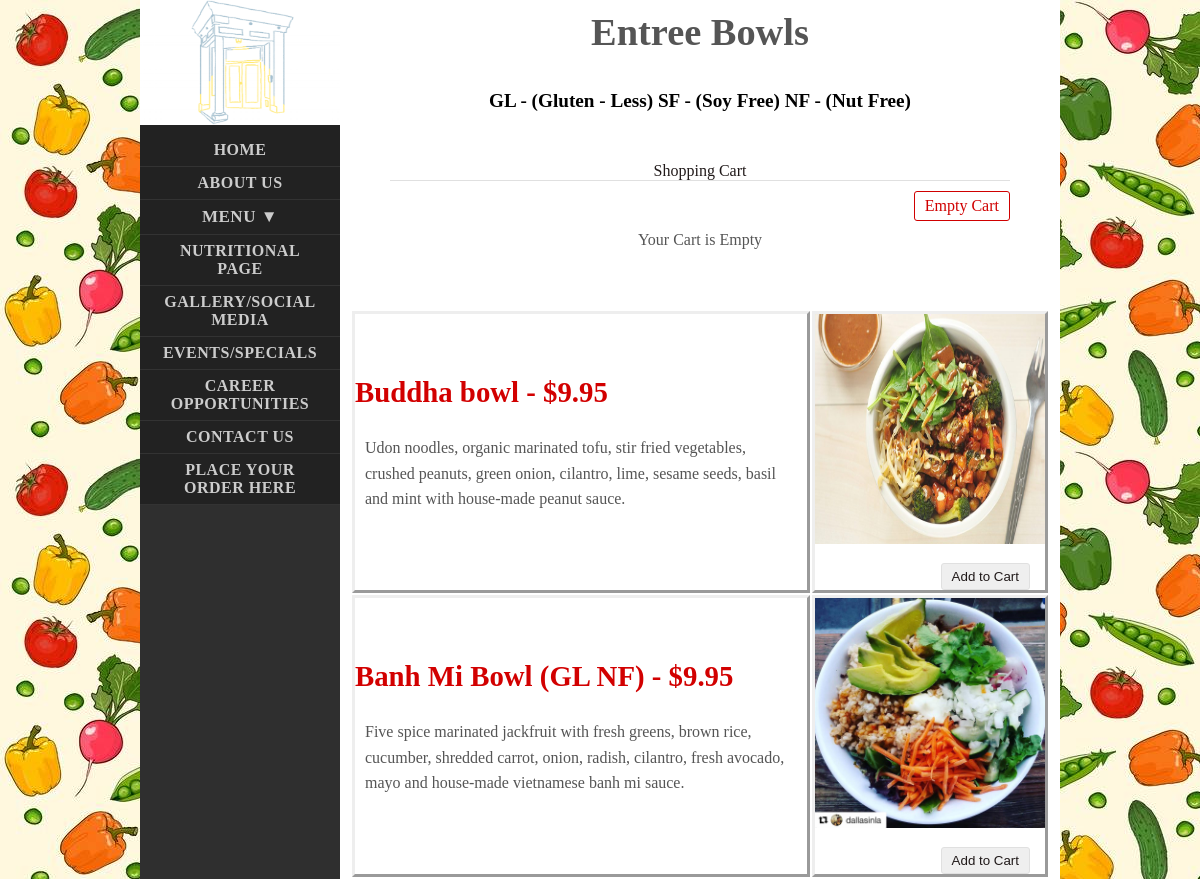
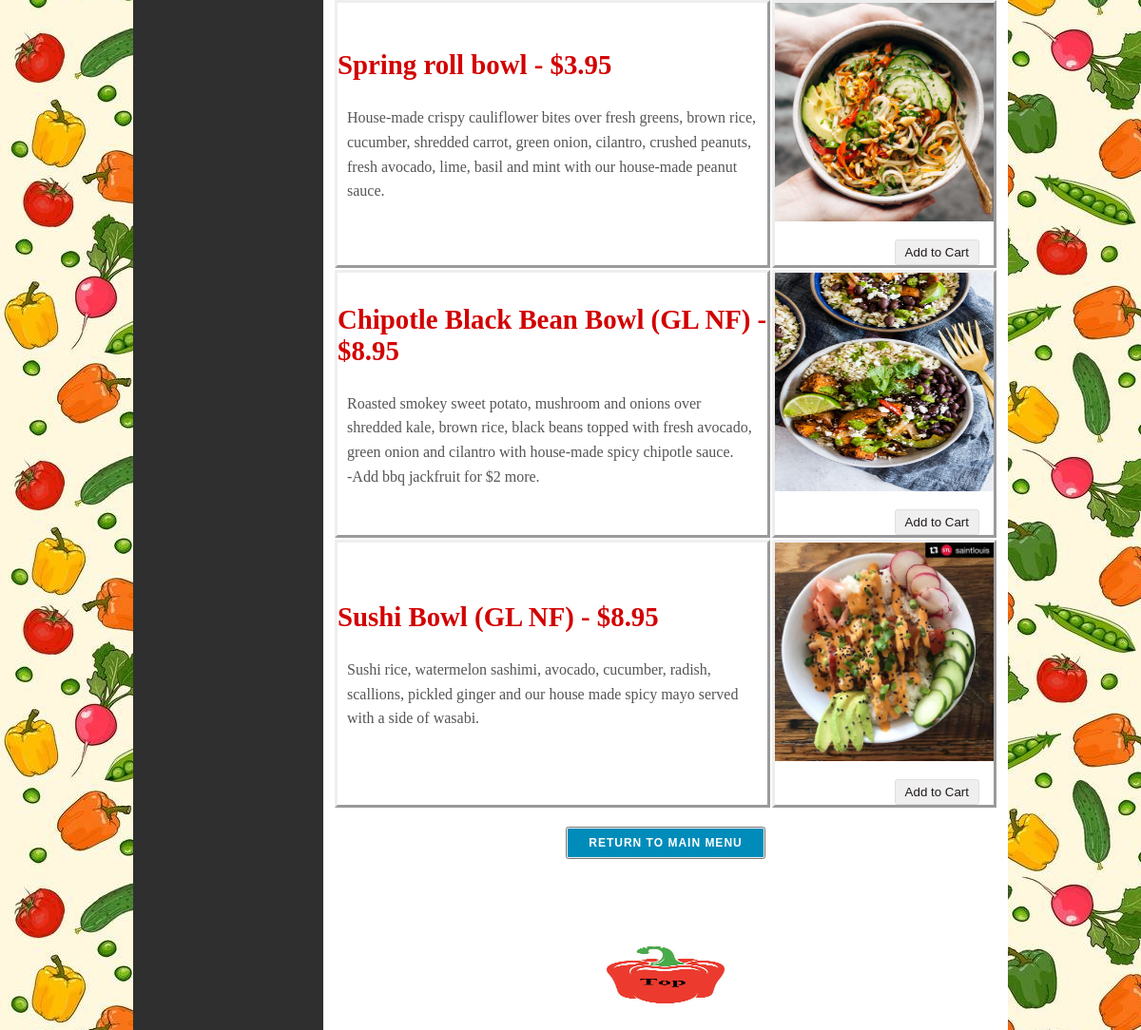
The app's page /entree_bowls.php with its own data (2 pictures, top to bottom).
### tables this page shows
CREATE TABLE `tblproduct` (
  `id` int(11) NOT NULL,
  `name` varchar(256) NOT NULL,
  `category` varchar(255) NOT NULL,
  `description` varchar(255) DEFAULT NULL,
  `image` text NOT NULL,
  `price` double(10,2) NOT NULL,
  `display_sequence` int(11) NOT NULL
);

### dbcontroller.php (called while the page is built, shortened)
<?php
class DBController {
	private $host = "localhost";
	private $user = "root";
	private $password = "";
	private $database = "magnificent_mushroom";
	private $conn;
	function __construct() {
		$this->conn = $this->connectDB();
	}
	function connectDB() {
		$conn = mysqli_connect($this->host,$this->user,$this->password,$this->database);
		return $conn;
	}
        function runQuery($query) {
		$result = mysqli_query($this->conn,$query);
		while($row=mysqli_fetch_assoc($result)) {
			$resultset[] = $row;
		}
		if(!empty($resultset))
			return $resultset;
	}
}
?>

### shoppingCart.php (called while the page is built, shortened)
<?php
require_once("dbcontroller.php");
$db_handle = new DBController();
?>

### entree_bowls.php (the view, shortened to what this page needs)
<?php include_once 'shoppingCart.php'; ?>
<!DOCTYPE html>
<html lang="en">
    <head>
        <link href="styles.css" rel="stylesheet" type="text/css">
    </head>
    <a name="toppage">
        <body>
            <main id="body" class="width">
                <aside id="sidebar" class="column-left">
                    <header>
                        <h1><a href="index.php"><img src="assets/Logo.jpg"   style="width:200px;height:125px;"></a></h1>
                    </header>
                    <nav id="mainnav">
                        <ul>
                            <li><a href="index.php">HOME</a></li>
                            <li><a href="about_us.html">About Us</a></li>
                            <li class="dropdown">
                                <button class="dropdown-btn">Menu &#9660;
                                </button>
                            </li>
                            <li><a href="NutritionalPage.html">Nutritional Page</a></li>
                            <li><a href="gallery_and_social_media.html">Gallery/Social Media</a></li>
                            <li><a href="Events.html">Events/Specials</a></li>
                            <li><a href="Careers.html">Career Opportunities</a></li>
                            <li><a href="contact_us.html">Contact Us</a></li>
                            <li><a href="shopping_cart.php">Place Your Order Here</a></li>
                        </ul>
                    </nav>
                </aside>
                <main id="content" class="column-right">
                    <h1 align="center">Entree Bowls</h1>
                    <br>
                    <br>
                    <h5 align ="center">GL - (Gluten - Less)    SF - (Soy Free)   NF - (Nut Free)</h5>
                    <?php $page = "entree_bowls"; include_once('displayShoppingCart.php'); ?>
                    <table class="bordermenu">
                        <div id="product-grid">
                            <?php
                            $query = "SELECT * FROM tblproduct ";
                            $query .= " WHERE category = 'entree_bowls' ";
                            $query .= " ORDER BY display_sequence;";
                            $product_array = $db_handle->runQuery($query);
                            if (!empty($product_array)) {
                                echo "<table class=\"bordermenu\">";
                                foreach ($product_array as $key => $value) {
                                    echo "<tr>";
                                    ?>
                                    <div class="product-item">
                                        <div class="product-title">
                                            <td><h3><?php echo $product_array[$key]["name"] . " - $" . $product_array[$key]["price"]; ?></h3>
                                                <p><?php echo $product_array[$key]["description"]; ?></p></td>
                                        </div>
                                        <td>
                                            <img src="<?php echo $product_array[$key]["image"]; ?>" class="bordering">
                                            <div class="product-tile-footer">
                                                <div class="cart-action">
                                                    <form method="post" action="entree_bowls.php?action=add&id=<?php echo $product_array[$key]["id"]; ?>">
                                                        <input type="submit" value="Add to Cart" class="btnAddAction" />
                                                    </form>
                                                </div>
                                            </div>
                                        </td>
                                    </div>
                                    <?php
                                    echo "</tr>";
                                }
                                echo "</tr></table>";
                            }
                            ?>
                        </div>
                    </table>
                    <br>
                    <div class="btn-group-wrap">
                        <div class="btn-group">
                            <button align="center"><a href="menu.html" class="button"><b>Return to Main Menu</a></button>
                        </div>
                    </div>
                    <footer class="clear">
                        <br><br><br><br><a href="#toppage"><img src="assets/Red_Pepper.jpg" width="124" height="60" class="centerfooter"><a/>
                    </footer>
                </main>
            </main>
        </body>
</html>

### styles.css (style rules this page uses)
body { margin: 0px auto; background-image: url("assets/Vegetable_Background.jpg"); padding: 0px; font-family: Georgia, "Times New Roman", Times, serif; font-size: 1.0em; color: #555; }
.btnAddAction { padding: 5px 10px; margin-left: 5px; background-color: #efefef; border: #E0E0E0 1px solid; color: #211a1a; float: right; text-decoration: none; border-radius: 3px; cursor: pointer; }
.product-title { margin-bottom: 20px; }
.cart-action { float: right; }
.product-tile-footer { padding: 15px 15px 0px 15px; overflow: auto; }
* { margin: 0; padding: 0; }
p { display: block; line-height: 1.6; margin-top: 1em; margin-bottom: 1em; margin-left: 10px; margin-right: 10px; ; }
a { color: #B80000; }
a.button { background-color: #008CBA; border-radius: 0px; color: #FFFFFF; display: inline-block; font-weight: bold; padding: 8px 22px; font-size: 0.9em; letter-spacing: 1px; text-decoration: none; text-transform: uppercase; border: 0px solid #008CBA; }
.btn-group-wrap { text-align: center; }
div.btn-group { margin: 0 auto; text-align: center; width: inherit; display: inline-block; }
nav#mainnav .dropdown-btn { text-align: center; font-size: 17px; display: block; border: none; background: none; width: 100%; font-family: "Racing Sans One", garamond, "times new roman", times, serif; cursor: pointer; outline: none; color: #ccc; display: block; padding: 7px 17px; text-align: center; text-transform: uppercase; font-weight: bold; text-decoration: none; letter-spacing: 0.5px; }
h1 { font-size: 2.4em; }
h3 { color: #D20000; font-size: 1.8em; font-family: "Racing Sans One", garamond, "times new roman", times, serif; padding-bottom: 10px; }
h5 { padding-bottom: 10px; font-size: 1.2em; color: #000; }
ul, ol { margin: 0 0 35px 35px; }
li { padding-bottom: 5px; }
.width { width: 920px; margin: 0 auto; }
header { padding: 0px 0 0px; margin: 0 auto; }
header h1 { text-align: center; }
header h1 a, header h1 a:hover, header h1 a:visited { color: #fff; text-decoration: none; }
main#body { padding: 0; background: #2f2f2f; }
main#content { width: 700px; padding: 10px; background-color: #fff; }
.column-left { float: left; }
.column-right { float: right; }
aside#sidebar { background: #222; width: 200px; position: fixed; }
nav#mainnav ul { padding: 0; margin: 0; list-style: none; }
nav#mainnav li { padding: 0; border-bottom: 1px solid #333; }
nav#mainnav li a { color: #ccc; display: block; padding: 7px 17px; text-align: center; text-transform: uppercase; font-weight: bold; text-decoration: none; letter-spacing: 0.5px; }
footer { padding: 20px 0px; }
.centerfooter { display: block; margin-left: auto; margin-right: auto; font-style: bold; }
table.bordermenu td { border-style: outset; text-align: left; }
.bordering { height: 230px; width: 230px; }
.clear:after { display: block; clear: both; visibility: hidden; line-height: 0; height: 0; }
.clear { clear: both; display: inline-block; }
.clear { display: block; }

### records on screen
tblproduct: name "Buddha bowl", price "9.95", description "Udon noodles, organic marinated tofu, stir fried vegetables, crushed peanuts, green onion, cilantro, lime, sesame seeds, basil and mint with house-made peanut sauce.", image (picture)
tblproduct: name "Banh Mi Bowl (GL NF)", price "9.95", description "Five spice marinated jackfruit with fresh greens, brown rice, cucumber, shredded carrot, onion, radish, cilantro, fresh avocado, mayo and house-made vietnamese banh mi sauce.", image (picture)
tblproduct: name "Spring roll bowl", price "3.95", description "House-made crispy cauliflower bites over fresh greens, brown rice, cucumber, shredded carrot, green onion, cilantro, crushed peanuts, fresh avocado, lime, basil and mint with our house-made peanut sauce.", image (picture)
tblproduct: name "Chipotle Black Bean Bowl (GL NF)", price "8.95", description "Roasted smokey sweet potato, mushroom and onions over shredded kale, brown rice, black beans topped with fresh avocado, green onion and cilantro with house-made spicy chipotle sauce. -Add bbq jackfruit for $2 more.", image (picture)
tblproduct: name "Sushi Bowl (GL NF)", price "8.95", description "Sushi rice, watermelon sashimi, avocado, cucumber, radish, scallions, pickled ginger and our house made spicy mayo served with a side of wasabi.", image (picture)
